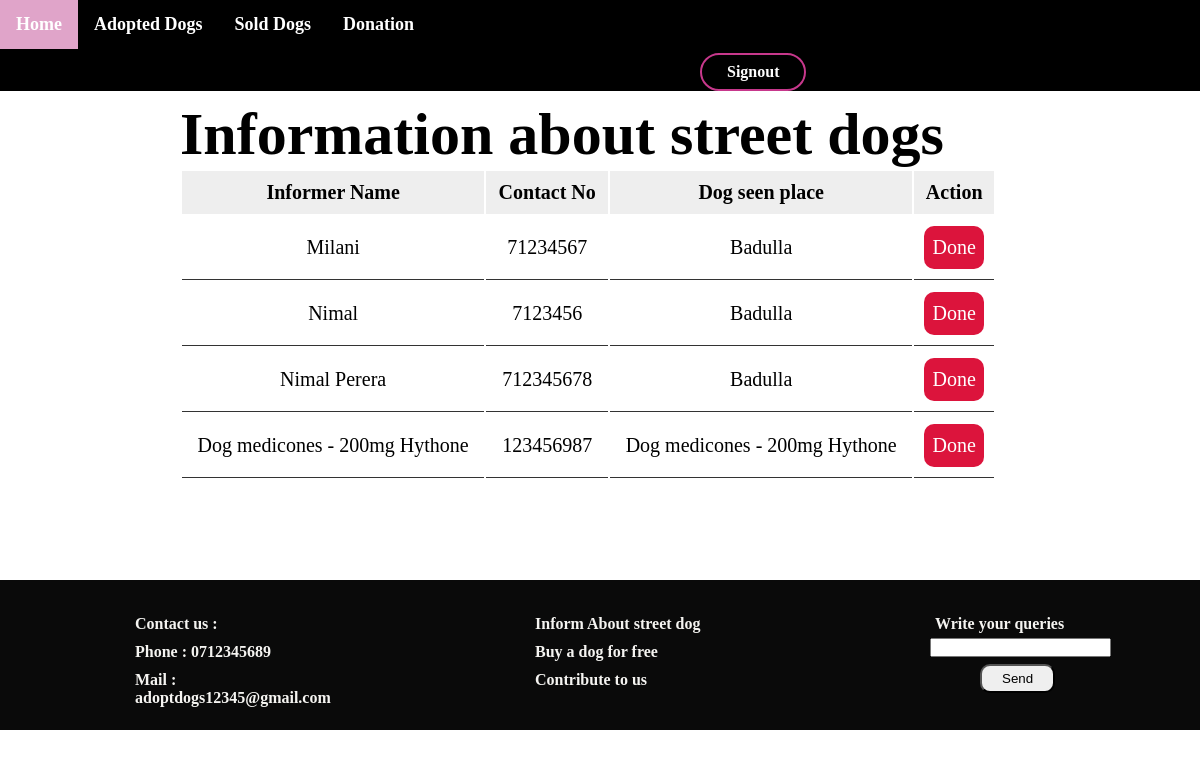
Page /AdminHome.php on the committed database.
### tables this page shows
CREATE TABLE `pending_adopt` (
  `Informer_ID` int(11) NOT NULL,
  `Informer_Name` varchar(100) NOT NULL,
  `Informer_Contact` int(10) NOT NULL,
  `Place_Dog` varchar(100) NOT NULL,
  `Infromed_Time` datetime NOT NULL DEFAULT current_timestamp()
);

### AdminHome.php (the view, shortened to what this page needs)
<?php
@include 'configure.php';
?>
<!DOCTYPE html>
<html lang="en">
  <head>
    <link rel="stylesheet" href="Admin.css">
  </head>
<body>
 <?php
include("AdminNav.php");
$select = mysqli_query($conn, "SELECT * FROM pending_adopt");
?>
<div class="dog-display">
      <table class="dog-display-table">
        <h1 class="new-heading">Information about street dogs</h1>
        <thead>
          <tr>
            <th>Informer Name</th>
            <th>Contact No</th>
            <th>Dog seen place</th>
            <th>Action</th>
          </tr>
        </thead>
        <?php while($row = mysqli_fetch_assoc($select)){ ?>
         <tr>
            <td><?php echo $row["Informer_Name"]?></td>
            <td><?php echo $row['Informer_Contact']; ?></td>
            <td><?php echo $row['Place_Dog']; ?></td>
            <td>
               <a href="admin_update.php" class="btn">
               Done
            </a>
            </td>
         </tr>
         <?php } ?>
      </table>
   </div>
   <?php
    include("footer.php");
  ?>
</body>
</html>

### admin.css (style rules this page uses)
:root { --green:#27ae60; --black:#333; --white:#fff; --bg-color:#eee; --box-shadow:0 .5rem 1rem rgba(0,0,0,.1); --border:.1rem solid var(--black); }
.btn { display: block; width: 100%; cursor: pointer; border-radius: 5px; margin-top: 16px; font-size: 20px; padding:5px 10px; background: var(--green); color:var(--white); text-align: center; }
.dog-display { margin-left: 15%; margin-right: 0%; margin-bottom: 100px; }
.dog-display .dog-display-table { width: 80%; text-align: center; }
.dog-display .dog-display-table thead { background: var(--bg-color); }
.dog-display .dog-display-table th { padding:10px; font-size: 20px; }
.dog-display .dog-display-table td { padding:10px; font-size: 20px; border-bottom: var(--border); }
.dog-display .dog-display-table .btn:first-child { margin-top: 0; }
.dog-display .dog-display-table .btn:last-child { background: crimson; }
.new-heading { margin-top: 100px; font-size: 60px; }

### dog.css (style rules this page uses)
* { box-sizing: border-box; text-decoration: none; margin: 0; padding: 0; }
.btn { display: block; width: 100%; cursor: pointer; border-radius: 10px; margin-top: 30px; font-size: 20px; padding:10px 5px; background: rgb(4, 41, 4); border: none; color:white; text-align: center; }

### rows in the picture
pending_adopt: Informer_Name "Milani", Informer_Contact "71234567", Place_Dog "Badulla"
pending_adopt: Informer_Name "Nimal", Informer_Contact "7123456", Place_Dog "Badulla"
pending_adopt: Informer_Name "Nimal Perera", Informer_Contact "712345678", Place_Dog "Badulla"
pending_adopt: Informer_Name "Dog medicones - 200mg Hythone", Informer_Contact "123456987", Place_Dog "Dog medicones - 200mg Hythone"
